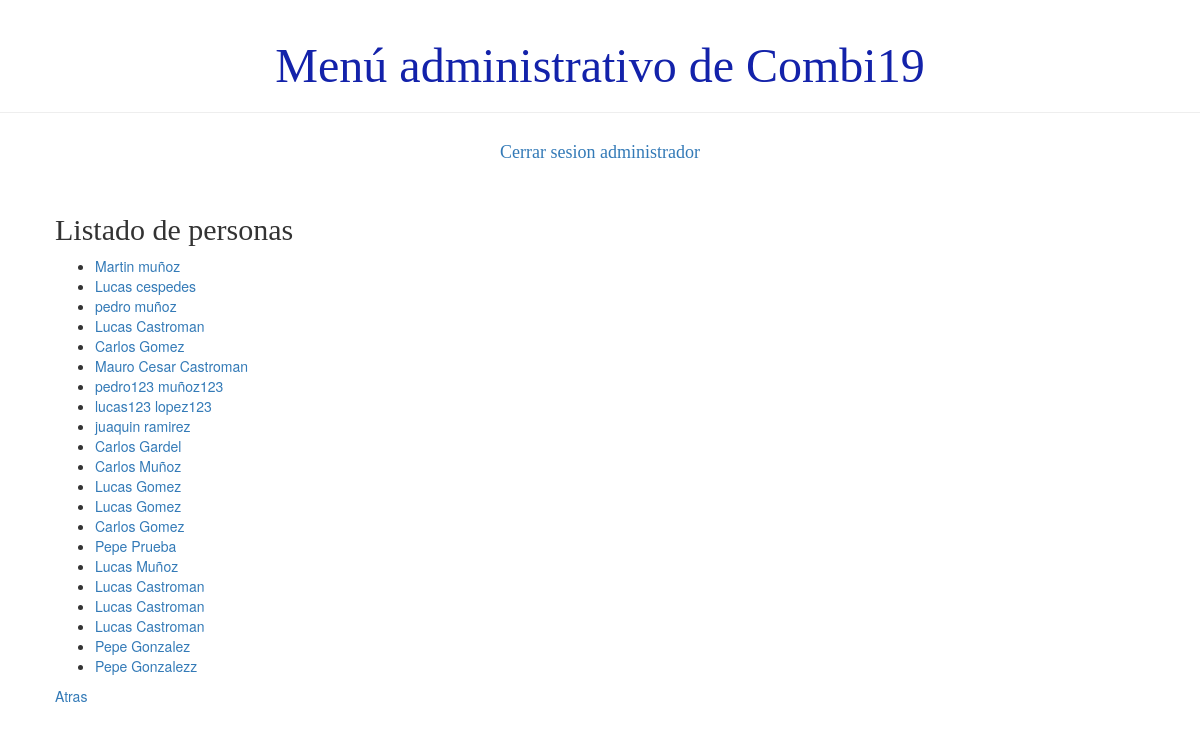
/usuario/listaPersona/ (signed in), run on an earlier commit of the app's database.
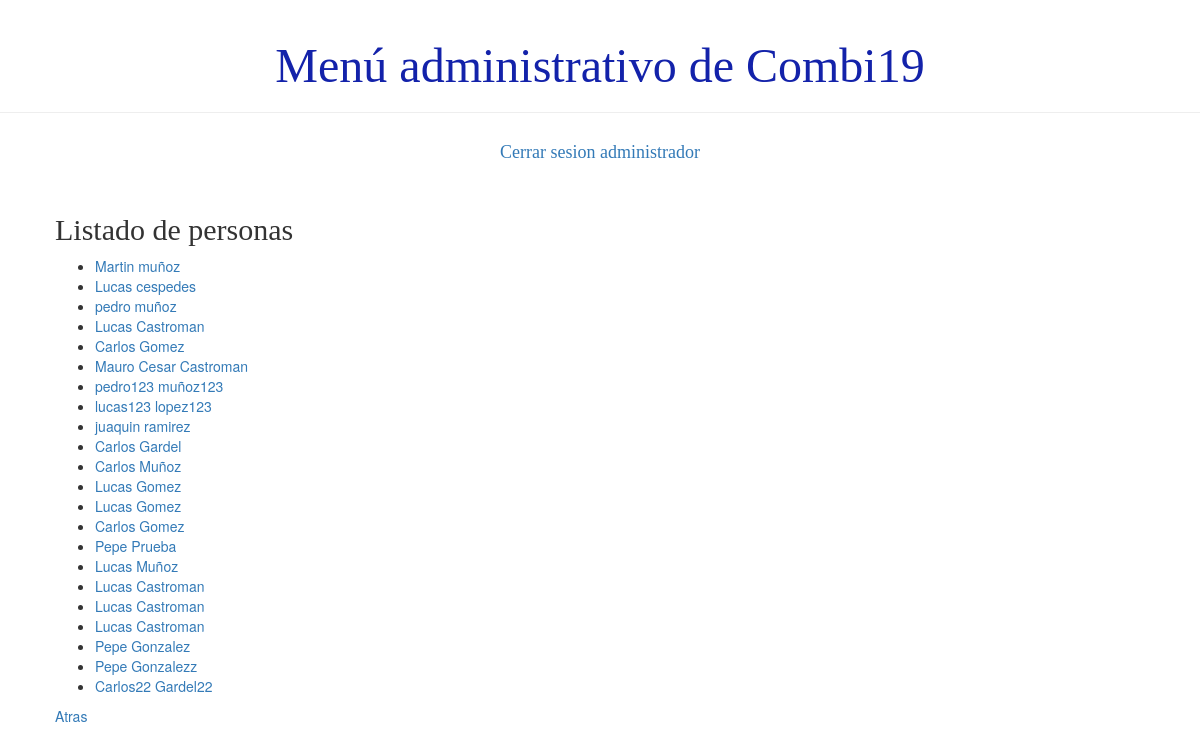
And on a later commit of the database.
### demo1/models.py (models this page shows)
class Persona(models.Model):
    usuario = models.ForeignKey('auth.User', on_delete=models.CASCADE)
    dni = models.IntegerField()
    telefono = models.BigIntegerField()
    activo = models.BooleanField(default=True)
    def __str__(self):
        return '%s %s' % (self.usuario.first_name, self.usuario.last_name)

### demo1/views.py (the view)
# urls.py: path('usuario/listaPersona/', views.listado_persona, name= 'listado_persona'),
def listado_persona(request):
    personas= Persona.objects.all()
    return render(request, 'demo1/listados/listado_persona.html', {'personas':personas})

### demo1/templates/demo1/listados/listado_persona.html
{% extends 'demo1/base.html' %}
{% block content %}
    <h2>Listado de personas</h2>
    <div>
        <ul>
        {% for persona in personas %}
            <li><a href="">{{ persona }}</a></li>
        {% endfor %}
        </ul>
    </div>
    <div><a href="{% url 'principal' %}">Atras</a></div>
{% endblock %}

What changed in the data, as far as the page shows it:
added Persona: usuario.last_name "Carlos22 Gardel22"
